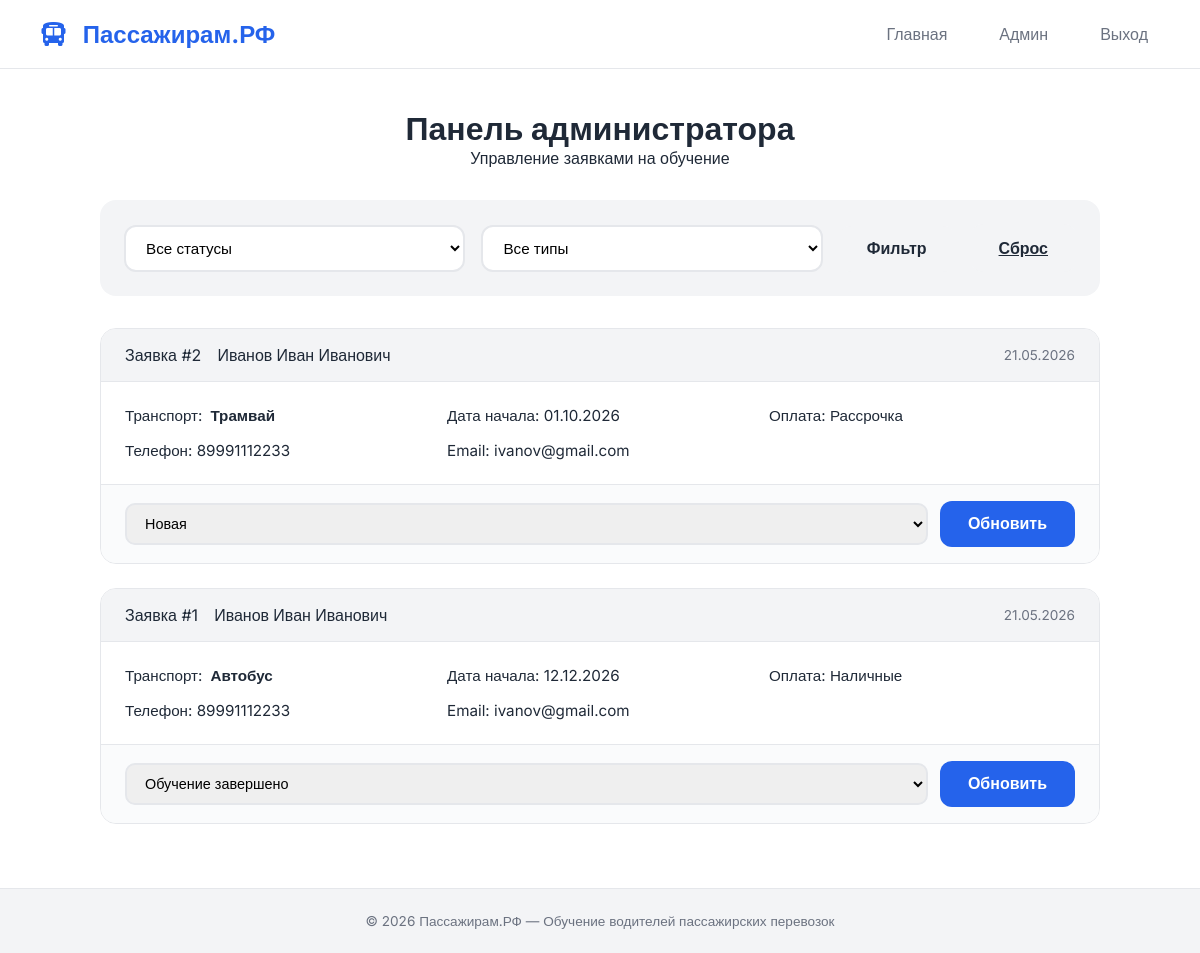
The page /admin (signed in) on the database its author committed.
### app.py (models this page shows)
class Request(db.Model):
    id = db.Column(db.Integer, primary_key=True)
    user_id = db.Column(db.Integer, db.ForeignKey('user.id'), nullable=False)
    transport_type = db.Column(db.String(50), nullable=False)  # автобус, электробус, трамвай
    preferred_date = db.Column(db.String(10), nullable=False)
    payment_method = db.Column(db.String(50), nullable=False)
    status = db.Column(db.String(50), default='Новая')  # Новая, Идет обучение, Обучение завершено
    created_at = db.Column(db.DateTime, default=datetime.utcnow)

class User(UserMixin, db.Model):
    id = db.Column(db.Integer, primary_key=True)
    login = db.Column(db.String(80), unique=True, nullable=False)
    password_hash = db.Column(db.String(200), nullable=False)
    full_name = db.Column(db.String(200), nullable=False)
    birth_date = db.Column(db.String(10), nullable=False)
    phone = db.Column(db.String(20), nullable=False)
    email = db.Column(db.String(120), nullable=False)
    is_admin = db.Column(db.Boolean, default=False)
    requests = db.relationship('Request', backref='user', lazy=True)
    reviews = db.relationship('Review', backref='user', lazy=True)

### app.py (the view)
@app.route('/admin')
@login_required
def admin():
    if not current_user.is_admin:
        return redirect(url_for('dashboard'))
    status_filter = request.args.get('status', '')
    transport_filter = request.args.get('transport', '')
    page = request.args.get('page', 1, type=int)
    per_page = 5
    query = Request.query
    if status_filter:
        query = query.filter_by(status=status_filter)
    if transport_filter:
        query = query.filter_by(transport_type=transport_filter)
    paginated = query.order_by(Request.created_at.desc()).paginate(page=page, per_page=per_page, error_out=False)
    return render_template('admin.html',
                         requests=paginated.items,
                         pagination=paginated,
                         status_filter=status_filter,
                         transport_filter=transport_filter)

### app.py (called while the page is built)
@login_manager.user_loader
def load_user(user_id):
    return User.query.get(int(user_id))

### templates/admin.html (shortened to what this page needs)
{% extends "base.html" %}
{% block content %}
<div class="admin-header">
    <h2> Панель администратора</h2>
    <p>Управление заявками на обучение</p>
</div>
<div class="admin-filters">
    <form method="GET" class="filter-form">
        <select name="status">
            <option value="">Все статусы</option>
        </select>
        <select name="transport">
            <option value="">Все типы</option>
        </select>
        <button type="submit" class="btn-secondary"> Фильтр</button>
        <a href="{{ url_for('admin') }}" class="btn-secondary"> Сброс</a>
    </form>
</div>
<div class="admin-requests">
    {% if requests %}
        {% for req in requests %}
            <div class="admin-card">
                <div class="admin-card-header">
                    <span class="req-id">Заявка #{{ req.id }}</span>
                    <span class="req-user"> {{ req.user.full_name }}</span>
                    <span class="req-date">{{ req.created_at.strftime('%d.%m.%Y') }}</span>
                </div>
                <div class="admin-card-body">
                    <p> Транспорт: <strong>{{ req.transport_type }}</strong></p>
                    <p> Дата начала: {{ req.preferred_date }}</p>
                    <p>Оплата: {{ req.payment_method }}</p>
                    <p>Телефон: {{ req.user.phone }}</p>
                    <p> Email: {{ req.user.email }}</p>
                </div>
                <div class="admin-card-footer">
                    <form method="POST" action="{{ url_for('update_status', request_id=req.id) }}" class="status-form">
                        <select name="status">
                            <option value="Новая" {% if req.status == 'Новая' %}selected{% endif %}>Новая</option>
                            <option value="Обучение завершено" {% if req.status == 'Обучение завершено' %}selected{% endif %}>Обучение завершено</option>
                        </select>
                        <button type="submit" class="btn-primary"> Обновить</button>
                    </form>
                </div>
            </div>
        {% endfor %}
    {% else %}
        <div class="empty-state">
            <p>Заявок не найдено</p>
        </div>
    {% endif %}
</div>
{% endblock %}

### static/style.css (style rules this page uses)
* { margin: 0; padding: 0; box-sizing: border-box; }
:root { --primary: #2563eb; --primary-dark: #1d4ed8; --secondary: #10b981; --danger: #ef4444; --warning: #f59e0b; --dark: #1f2937; --light: #f3f4f6; --white: #ffffff; --gray: #6b7280; --border-radius: 16px; --shadow: 0 4px 6px -1px rgba(0, 0, 0, 0.1), 0 2px 4px -1px rgba(0, 0, 0, 0.06); --shadow-lg: 0 10px 15px -3px rgba(0, 0, 0, 0.1); }
body { font-family: 'Inter', sans-serif; background: linear-gradient(135deg, #667eea 0%, #764ba2 100%); min-height: 100vh; color: var(--dark); }
.btn-primary, .btn-secondary { padding: 14px 28px; border: none; border-radius: 12px; font-weight: 600; cursor: pointer; transition: all 0.3s ease; display: inline-flex; align-items: center; justify-content: center; gap: 10px; font-size: 1rem; }
.btn-primary { background: var(--primary); color: white; }
.btn-secondary { background: var(--light); color: var(--dark); }
.request-card, .admin-card { background: var(--white); border: 1px solid #e5e7eb; border-radius: var(--border-radius); overflow: hidden; transition: all 0.3s ease; }
.request-header, .admin-card-header { background: var(--light); padding: 16px 24px; display: flex; justify-content: space-between; align-items: center; border-bottom: 1px solid #e5e7eb; flex-wrap: wrap; gap: 12px; }
.request-body, .admin-card-body { padding: 24px; display: grid; grid-template-columns: repeat(auto-fit, minmax(250px, 1fr)); gap: 16px; }
.request-body p, .admin-card-body p { margin-bottom: 0; font-size: 0.95rem; display: flex; align-items: center; gap: 8px; }
.request-footer, .admin-card-footer { padding: 16px 24px; border-top: 1px solid #e5e7eb; background: #fafbfc; }
.admin-header { text-align: center; margin-bottom: 32px; }
.admin-header h2 { font-size: 2rem; color: var(--dark); }
.admin-filters { background: var(--light); padding: 24px; border-radius: var(--border-radius); margin-bottom: 32px; max-width: 1000px; margin-left: auto; margin-right: auto; }
.filter-form { display: flex; flex-wrap: wrap; gap: 16px; align-items: flex-end; }
.filter-form select { flex: 1; min-width: 150px; padding: 12px 16px; border-radius: 12px; border: 2px solid #e5e7eb; font-size: 0.95rem; background: white; }
.admin-requests { max-width: 1000px; margin: 0 auto; }
.admin-card { margin-bottom: 24px; }
.admin-card-header { display: grid; grid-template-columns: auto 1fr auto; gap: 16px; }
.admin-card-header .req-user { font-weight: 500; color: var(--dark); }
.admin-card-header .req-date { color: var(--gray); font-size: 0.85rem; }
.status-form { display: flex; gap: 12px; align-items: center; flex-wrap: wrap; }
.status-form select { flex: 1; padding: 10px 14px; border-radius: 10px; border: 2px solid #e5e7eb; font-size: 0.9rem; }
.btn-primary, .btn-secondary, .feature-card, .request-card, .admin-card { transition: all 0.3s cubic-bezier(0.4, 0, 0.2, 1); }
input, select, textarea { transition: all 0.2s ease; }

### rows shown on the page
Request: id "2", user.full_name "Иванов Иван Иванович", created_at "21.05.2026", transport_type "Трамвай", preferred_date "01.10.2026", payment_method "Рассрочка", user.phone "89991112233", user.email "ivanov@gmail.com", status "Новая"
Request: id "1", user.full_name "Иванов Иван Иванович", created_at "21.05.2026", transport_type "Автобус", preferred_date "12.12.2026", payment_method "Наличные", user.phone "89991112233", user.email "ivanov@gmail.com", status "Обучение завершено"
